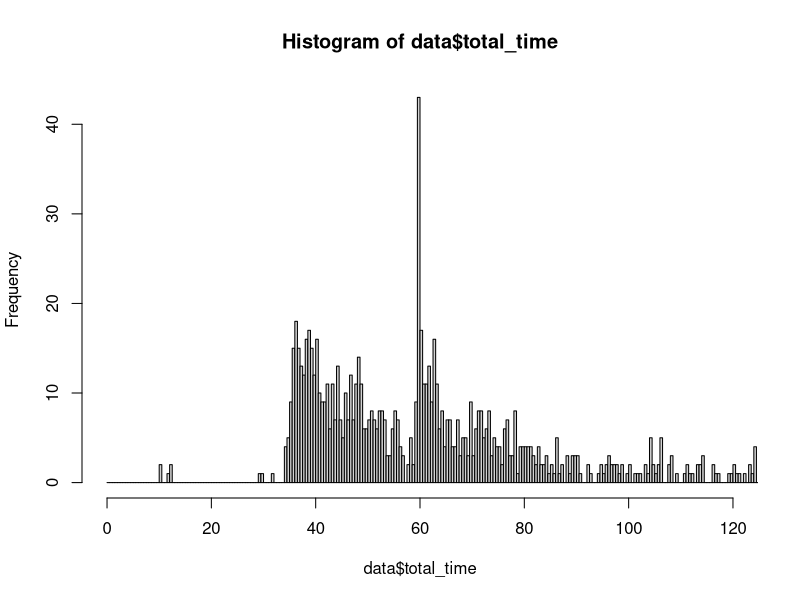

Recreate this plot in R.
data <- as.data.frame(read.csv("../data/hithal.csv"))
names(data) <- c("start_time", "end_time", "extend_time", "idle_time", "number", "type", "dorm")

data$start_time <- as.POSIXct(data$start_time, format="%Y-%m-%d %H:%M:%S")
data$end_time <- as.POSIXct(data$end_time, format="%Y-%m-%d %H:%M:%S")

data <- data[order(data$start_time),]

data <- data[1:1000,]

head(data)

## Get the total time (end_time - start_time + extend_time)

total_time <- as.numeric(difftime(data$end_time, data$start_time), units="mins") + data$extend_time + data$idle_time
data <- cbind(data, total_time)

hist(data$total_time, breaks=seq(0,max(data$total_time)+1, by=0.5), xlim=c(0,120))

i_list <- 800:900#length(data[,1])
j_list <- 1:length(data[,1])

n_inuse = c()
list_inuse = c()
for (i in i_list) {
  n_available = 0
  coin_list = ""
  print(i)
  for (j in j_list) {
    ## Don't check for coincidence for times after
    if (data$start_time[j] >= data$start_time[i]) {
      break # this is ok since ordered
    }
    ## Don't check for coincidence with runs > 2hrs before this one
    if (data$start_time[j] + 120 * 60 < data$start_time[i]) {
        next
    }
    ## Don't check for coincidence from the same machine
    if (data$number[i] == data$number[j]) {
      next
    }
    ## Don't check coincidence for other type of machine
    if (data$type[i] != data$type[j]) {
      next
    }
    
    ## Actually check to see if the machine is available at the time
    if (data$start_time[j] + data$total_time[j] * 60 > data$start_time[i]) {
      n_available = n_available + 1
      if (coin_list != "") {
        coin_list <- paste(coin_list, toString(data$number[j]), sep=",")
      }
      else {
        coin_list <- toString(data$number[j])
      }
    }
  }
  n_inuse <- append(n_inuse, n_available)
  list_inuse <- c(list_inuse, coin_list)
}

